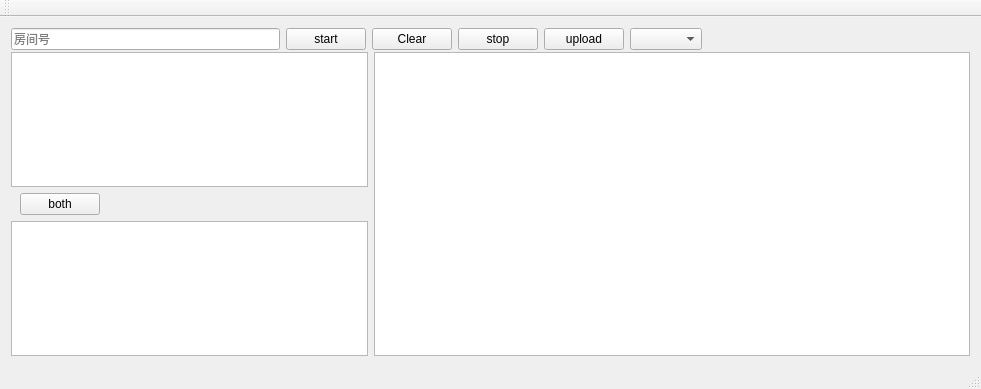
<?xml version="1.0" encoding="UTF-8"?>
<ui version="4.0">
 <class>MainWindow</class>
 <widget class="QMainWindow" name="MainWindow">
  <property name="geometry">
   <rect>
    <x>0</x>
    <y>0</y>
    <width>981</width>
    <height>389</height>
   </rect>
  </property>
  <property name="windowTitle">
   <string>MainWindow</string>
  </property>
  <widget class="QWidget" name="centralWidget">
   <layout class="QGridLayout" name="gridLayout" columnstretch="3,5">
    <property name="verticalSpacing">
     <number>2</number>
    </property>
    <item row="3" column="0">
     <widget class="QPlainTextEdit" name="plainTextLog">
      <property name="maximumSize">
       <size>
        <width>16777215</width>
        <height>16777215</height>
       </size>
      </property>
     </widget>
    </item>
    <item row="0" column="0" colspan="2">
     <layout class="QHBoxLayout" name="horizontalLayout">
      <item>
       <widget class="QLineEdit" name="lineEdit_roomid">
        <property name="text">
         <string/>
        </property>
        <property name="placeholderText">
         <string>房间号</string>
        </property>
       </widget>
      </item>
      <item>
       <widget class="QPushButton" name="pushButton">
        <property name="text">
         <string>start</string>
        </property>
       </widget>
      </item>
      <item>
       <widget class="QPushButton" name="btnClear">
        <property name="text">
         <string>Clear</string>
        </property>
       </widget>
      </item>
      <item>
       <widget class="QPushButton" name="btnStop">
        <property name="text">
         <string>stop</string>
        </property>
       </widget>
      </item>
      <item>
       <widget class="QPushButton" name="btnUpload">
        <property name="text">
         <string>upload</string>
        </property>
       </widget>
      </item>
      <item>
       <widget class="QComboBox" name="cmbRoom"/>
      </item>
      <item>
       <spacer name="horizontalSpacer">
        <property name="orientation">
         <enum>Qt::Horizontal</enum>
        </property>
        <property name="sizeHint" stdset="0">
         <size>
          <width>40</width>
          <height>20</height>
         </size>
        </property>
       </spacer>
      </item>
     </layout>
    </item>
    <item row="1" column="0">
     <widget class="QPlainTextEdit" name="plainTextEdit">
      <property name="maximumSize">
       <size>
        <width>16777215</width>
        <height>16777215</height>
       </size>
      </property>
     </widget>
    </item>
    <item row="1" column="1" rowspan="3">
     <widget class="QTableView" name="tableRank"/>
    </item>
    <item row="2" column="0">
     <widget class="QWidget" name="widget" native="true">
      <property name="minimumSize">
       <size>
        <width>0</width>
        <height>30</height>
       </size>
      </property>
      <layout class="QHBoxLayout" name="horizontalLayout_2">
       <property name="leftMargin">
        <number>9</number>
       </property>
       <property name="topMargin">
        <number>0</number>
       </property>
       <property name="rightMargin">
        <number>0</number>
       </property>
       <property name="bottomMargin">
        <number>0</number>
       </property>
       <item>
        <widget class="QPushButton" name="btnExpand">
         <property name="text">
          <string>both</string>
         </property>
        </widget>
       </item>
       <item>
        <spacer name="horizontalSpacer_2">
         <property name="orientation">
          <enum>Qt::Horizontal</enum>
         </property>
         <property name="sizeHint" stdset="0">
          <size>
           <width>266</width>
           <height>20</height>
          </size>
         </property>
        </spacer>
       </item>
      </layout>
     </widget>
    </item>
   </layout>
  </widget>
  <widget class="QMenuBar" name="menuBar">
   <property name="geometry">
    <rect>
     <x>0</x>
     <y>0</y>
     <width>981</width>
     <height>23</height>
    </rect>
   </property>
  </widget>
  <widget class="QToolBar" name="mainToolBar">
   <attribute name="toolBarArea">
    <enum>TopToolBarArea</enum>
   </attribute>
   <attribute name="toolBarBreak">
    <bool>false</bool>
   </attribute>
  </widget>
  <widget class="QStatusBar" name="statusBar"/>
 </widget>
 <layoutdefault spacing="6" margin="11"/>
 <resources/>
 <connections/>
</ui>
